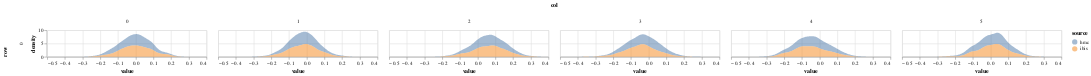

Notebook source saved alongside this figure:
### Code cell
param = 'alpha'
df = get_post_df(ps, param) 
df['source'] = 'hmc'
df2 = get_post_df(particles.particles, param)
df2['source'] = 'ibis'

plot_density(pd.concat([df,df2]))

### Figure 1 — Vega-Lite specification as saved in the notebook (floating-point values rounded to 4 significant figures; data arrays with more than 128 entries replaced by an {"elided": "..."} marker saying what was removed)
{"config": {"view": {"continuousWidth": 400, "continuousHeight": 300}}, "data": {"name": "data-94876b7a0c31e5b224936cead6ed6189"}, "mark": {"type": "area", "opacity": 0.5}, "encoding": {"color": {"type": "nominal", "field": "source"}, "column": {"type": "quantitative", "field": "col"}, "row": {"type": "quantitative", "field": "row"}, "x": {"type": "quantitative", "field": "value"}, "y": {"type": "quantitative", "field": "density"}}, "height": 50, "resolve": {"scale": {"x": "independent"}}, "transform": [{"fold": ["value"]}, {"density": "value", "groupby": ["cn", "row", "col", "source"]}], "width": 300, "$schema": "https://vega.github.io/schema/vega-lite/v4.8.1.json", "datasets": {"data-94876b7a0c31e5b224936cead6ed6189": {"elided": "12000 records"}}}
